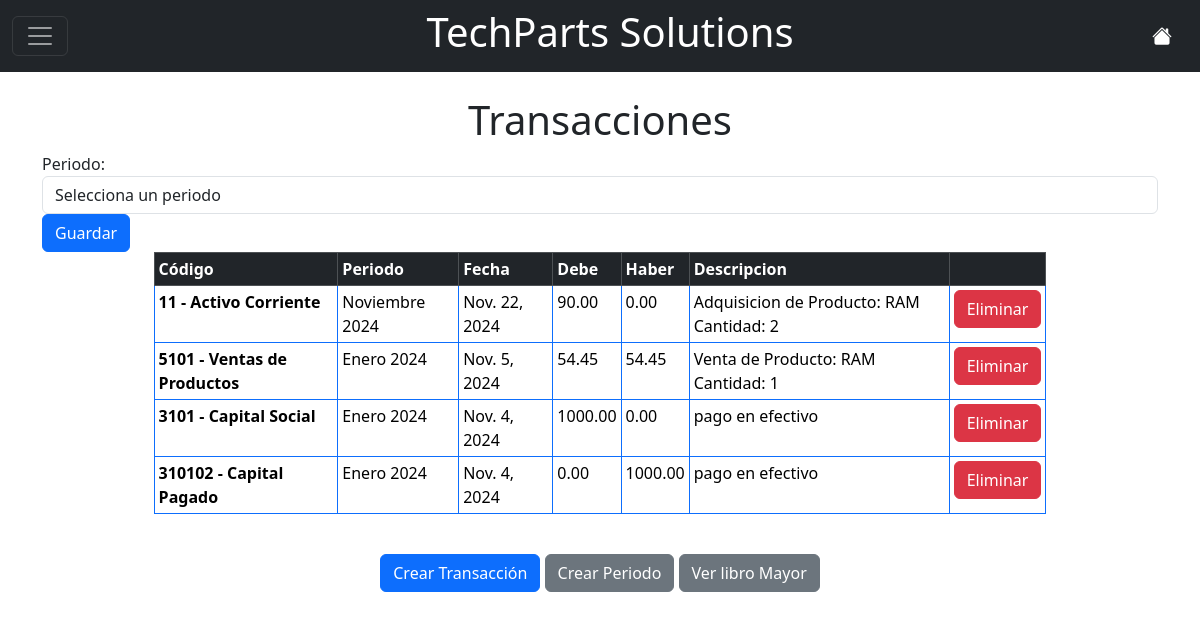
The page /transacciones/ (signed in) on the database its author committed.
### Contabilidad/models.py (models this page shows, shortened)
class Transaccion(models.Model):
    cuenta = models.ForeignKey(Cuenta, on_delete=models.CASCADE)  # Relación con el modelo Cuenta
    periodo = models.ForeignKey(Periodo, on_delete=models.CASCADE)  # Relación con el modelo Periodo
    fecha = models.DateField()
    debe = models.DecimalField(max_digits=10, decimal_places=2,default=0)  # Monto del debe
    haber = models.DecimalField(max_digits=10, decimal_places=2,default=0)  # Monto del haber
    descripcion = models.CharField(max_length=255, blank=True, null=True)  # Descripción opcional

class Cuenta(models.Model):
    codigo = models.CharField(max_length=10, unique=True)  # Código de hasta 10 dígitos
    nombre = models.CharField(max_length=255)
    tipo = models.CharField(max_length=50, choices=[
        ('ACTIVO', 'Activo'),
        ('PASIVO', 'Pasivo'),
        ('PATRIMONIO', 'Patrimonio'),
        ('INGRESOS', 'Ingresos'),
        ('GASTOS', 'Gastos'),
        ('RESULTADO_DEUDOR', 'Cuentas de Resultado Deudoras'),
        ('RESULTADO_ACREEDOR', 'Cuentas de Resultado Acreedoras'),
        ('CIERRE', 'Cuenta de Cierre'),
        ('ORDEN', 'Cuentas de Orden')
    ])
    nivel = models.PositiveIntegerField()  # Para saber si es de 1, 2, 4, 6, 8 o 10 dígitos
    parent = models.ForeignKey('self', null=True, blank=True, related_name='subcuentas', on_delete=models.CASCADE)
    def __str__(self):
        return f"{self.codigo} - {self.nombre}"
    class Meta:
        verbose_name_plural = "Cuentas"

class Periodo(models.Model):
    MESES = [
        (1, "Enero"),
        (2, "Febrero"),
        (3, "Marzo"),
        (4, "Abril"),
        (5, "Mayo"),
        (6, "Junio"),
        (7, "Julio"),
        (8, "Agosto"),
        (9, "Septiembre"),
        (10, "Octubre"),
        (11, "Noviembre"),
        (12, "Diciembre"),
    ]
    mes = models.PositiveSmallIntegerField(choices=MESES, default=1)  # Valor por defecto para mes
    ano = models.PositiveIntegerField(default=2024)  # Valor por defecto para año
    def __str__(self):
        return f"{self.get_mes_display()} {self.ano}"
    class Meta:
        verbose_name_plural = "Periodos"
        unique_together = ('mes', 'ano')  # Evita duplicados  # Evita que se dupliquen el mismo mes y año

### Contabilidad/views.py (the view)
# urls.py: path('transacciones/', views.transaccion, name='transacciones'),
@login_required(login_url='/signin/')
def transaccion(request):
    if request.method == 'POST':
        periodo = request.POST['periodo']
        transacciones = Transaccion.objects.filter(periodo_id=periodo)
        Periodos = Periodo.objects.all().values('id','mes','ano')
        context = {
            'Transacciones':transacciones,
            'Periodos':Periodos
        }
        return render(request,'transaccion.html',context)
    else:
        Transacciones = Transaccion.objects.all()
        Periodos = Periodo.objects.all()
        contex = {
            'Transacciones':Transacciones,
            'Periodos':Periodos
        }
        return render(request,'transaccion.html',contex)

### Contabilidad/templates/transaccion.html (shortened to what this page needs)
    {% extends "nav.html" %}
    {% block content %}
    <div class="container my-4">
        <h1 class="text-center">Transacciones</h1>
        <div class="table-responsive">
            <form action="{% url 'transacciones' %}" method="POST">
                <div class="form-group">
                    <label for="periodo">Periodo:</label>
                    <select name="periodo" id="periodo" class="form-control" required>
                        <option value="">Selecciona un periodo</option>
                    </select>
                </div>
                <button type="submit" class="btn btn-primary">
                    Guardar
                </button>
            </form>
            <table class="table table-bordered border-primary table-sm mx-auto" style="width: 80%;">
                <thead class="table-dark">
                    <tr>
                        <th scope="col">Código</th>
                        <th scope="col">Periodo</th>
                        <th scope="col">Fecha</th>
                        <th scope="col">Debe</th>
                        <th scope="col">Haber</th>
                        <th scope="col">Descripcion</th>
                        <th scope="col"></th>
                    </tr>
                </thead>
                <tbody>
                    {% for Transaccion in Transacciones %}
                    <tr>
                        <th scope="row">{{Transaccion.cuenta}}</th>
                        <td>{{Transaccion.periodo}}</td>
                        <td>{{Transaccion.fecha}}</td>
                        <td>{{Transaccion.debe}}</td>
                        <td>{{Transaccion.haber}}</td>
                        <td>{{Transaccion.descripcion}}</td>
                        <td><a href="eliminarTransaccion/{{Transaccion.id}}"><button type="button" class="btn btn-danger">Eliminar</button></a></td>
                    </tr>
                    {% endfor %}
                </tbody>
            </table>
        </div>
    </div>
    <div class="text-center my-4">
        <a href="{% url 'agregarTransaccion' %}"><button type="button" class="btn btn-primary">Crear Transacción</button></a>
        <a href="{% url 'agregarPeriodo' %}"><button type="button" class="btn btn-secondary">Crear Periodo</button></a>
        <a href="{% url 'libro'%}"><button type="button" class="btn btn-secondary">Ver libro Mayor</button></a>
    </div>
    {% endblock %}

### Contabilidad/templates/nav.html (shortened to what this page needs)
<!DOCTYPE html>
<html lang="en">
<head>
    <link href="https://cdn.jsdelivr.net/npm/bootstrap@5.3.3/dist/css/bootstrap.min.css" rel="stylesheet">
    <link rel="stylesheet" href="https://cdn.jsdelivr.net/npm/bootstrap-icons@1.11.3/font/bootstrap-icons.min.css">
    {% load static %}
    <link rel="stylesheet" href="{% static 'styles/plantilla.css' %}" >
</head>
<body>
    {% if user.is_authenticated %}
    <nav class="navbar navbar-dark bg-dark ">
        <div class="container-fluid">
          <button class="navbar-toggler" type="button" data-bs-toggle="offcanvas" data-bs-target="#offcanvasDarkNavbar" aria-controls="offcanvasDarkNavbar" aria-label="Toggle navigation">
            <span class="navbar-toggler-icon"></span>
          </button>
          <h1 class="text-bg-dark">TechParts Solutions</h1>
          <a class="navbar-brand" href="/index"><i class="bi bi-house-fill"></i></a>
        </div>
      </nav>
    {% block content %}
    {% endblock %}
    {% endif %}
</body>
</html>

### rows shown on the page
Transaccion: cuenta "11 - Activo Corriente", periodo "Noviembre 2024", fecha "Nov. 22, 2024", debe "90.00", haber "0.00", descripcion "Adquisicion de Producto: RAM Cantidad: 2"
Transaccion: cuenta "5101 - Ventas de Productos", periodo "Enero 2024", fecha "Nov. 5, 2024", debe "54.45", haber "54.45", descripcion "Venta de Producto: RAM Cantidad: 1"
Transaccion: cuenta "3101 - Capital Social", periodo "Enero 2024", fecha "Nov. 4, 2024", debe "1000.00", haber "0.00", descripcion "pago en efectivo"
Transaccion: cuenta "310102 - Capital Pagado", periodo "Enero 2024", fecha "Nov. 4, 2024", debe "0.00", haber "1000.00", descripcion "pago en efectivo"
